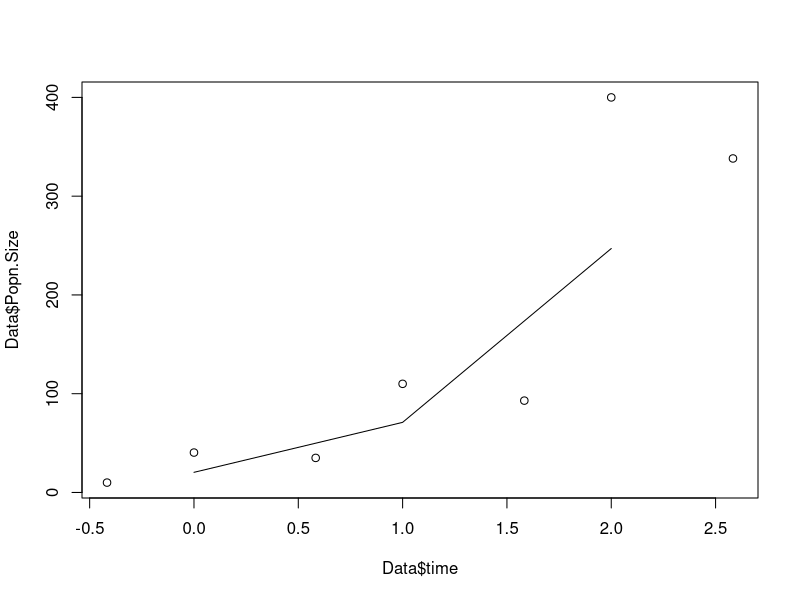

R code for this plot:
# GEOMETERIC GROWTH PROGRAMMED AS A FUNCTION

# Remove all objects - always start with this
rm(list=ls())

# If we want to use the geometric growth routine multiple times (possibly for
# different parameter values) a compact way of doing this is to program it as a
# function.

# COMPARE THE CODE WITHIN THE {} WITH THE CODE IN THE FILE GeoGrowth1.R.
# DO YOU KNOW WHAT EACH OF THE ARGUMENTS IN THE IN FUNCTION ARE? (b,d,etc)
GeoGrowth = function(Nstart,b,d,tstart,tend){
  Result = c(tstart,Nstart)
  N = Nstart
  for(t in seq(tstart+1,tend,1)){
    N = N + b*N - d*N
    Result <- rbind(Result, data.frame(time=t, Popn.Size=N))
  } 
  return(Result)
}

# TYPE: Popn1 = GeoGrowth(490,0.5,0.95,2015,2080) INTO YOUR CONSOLE. YOU WILL
# HAVE TO HAVE RUN THE CODE FOR THE GeoGrowth FUNCTION FOR THIS TO WORK. NEXT
# TYPE Popn1 INTO THE CONSOLE. TYPE Popn1$time AND THEN Popn1$Popn.Size.

# We would like to make a graph corresponding to the geometric growth of the
# Protection Island pheasant population.
# Let NStart = 10
# tstart = 1936
# b = 2.65
# d = 0.15
# tend = whatever you would like it to be.

# REPLACE THE NUMBERS IN THE GeoGrowth FUNCTION BELOW WITH THE NUMBERS
# CORRESPONDING TO PROTECTION ISLAND

ProtectionIsland = GeoGrowth(490,0.5,0.95,2015,2080)

# TYPE ProtectionIsland into your console
# TYPE ProtectionIsland$time into your console
# TYPE ProtectionIsland$Popn.Size into your console

# MAKE A GRAPH OF YOUR RESULTS - ADD DESCRIPTIVE LABELS TO YOUR AXES:
# (YOU WILL NEED TO REPLACE 'name of variable on x axis' ETC)
#plot('name of variable on x axis', 'name of variable on y axis',  typ = 'l', lwd=2, ylab = 'y axis label', xlab = "x axix label")

# Next we would like to add the data to the figure. 
Data = data.frame(time = c(-5/12,0, 1-5/12, 1, 2-5/12, 2, 3-5/12), Popn.Size = c(10, 35*(1+17/110),35,110,110*(1-17/110), 400, 400*(1-17/110)))
plot(Data$time, Data$Popn.Size)
lines(c(0,1,2), c(20.4, 71, 247))
#TYPE Data
#TYPE Data$time
#TYPE Data$Popn.Size

#ADD THE DATA POINTS TO YOUR FIGURE USING
#points('name of variable on x axis', 'name of variable on y axis', pch=16)

# Suppose that after the population reaches near 1500, that the island farmers would like to
# shoot the pheasants to get population down to around 1000 in 10 years time (from when the
# population was 1500).

# USING THE FUNCTION GeoGrowth, WHEN IS THE POPULATION SIZE AROUND 1500?

# We will define a new function GeoGrowth2, where h corresponds to the
# fraction of the population that is killed through hunting.

GeoGrowth2 = function(Nstart,b,d,tstart,tend,h){
  Result = c(tstart,Nstart)
  N = Nstart
  for(t in seq(tstart+1,tend,1)){
    N = N + b*N - d*N
    N = (1-h)*N
    Result <- rbind(Result, data.frame(time=t, Popn.Size=N))
  } 
  return(Result)
}

# tstart FOR GeoGrowth2 SHOULD BE THE YEAR WHEN THE POPULATION SIZE IS AROUND 1500 (WHICH
# YOU HAD CALCULATED ABOVE). IN GeoGrowth2 KEEP b=2.65 AND d=0.15. LET tend BE tstart+10.
# Nstart SHOULD BE THE VALUE OF THE POPULATION SIZE AT tstart.
# EXPERIMENT WITH DIFFERENT VALUES OF h TO FIND ONE SO THAT IN 10 YEARS THE POPULATION SIZE
# IS DOWN TO 1000. USE NO MORE THAT 3 DECIMAL PLACES FOR h.

Hunting = GeoGrowth2(10,2.65,0.15,1936,1940,0.5)

# ADD IN THE HUNTING SCENARIO TO YOUR PLOT AND ADD A LEGEND
#lines('x axis variable', 'y axis variable' , lty = 2, lwd=2)
#legend("topleft", legend=c("Thing 1", "Thing 2"), lwd=2, lty = c(1,2), box.lwd = 0)

# ONCE YOU HAVE A GRAPH YOU ARE HAPPY WITH PLEASE PRINT IT TO HAND IN WITH
# YOUR LAB REPORT.
